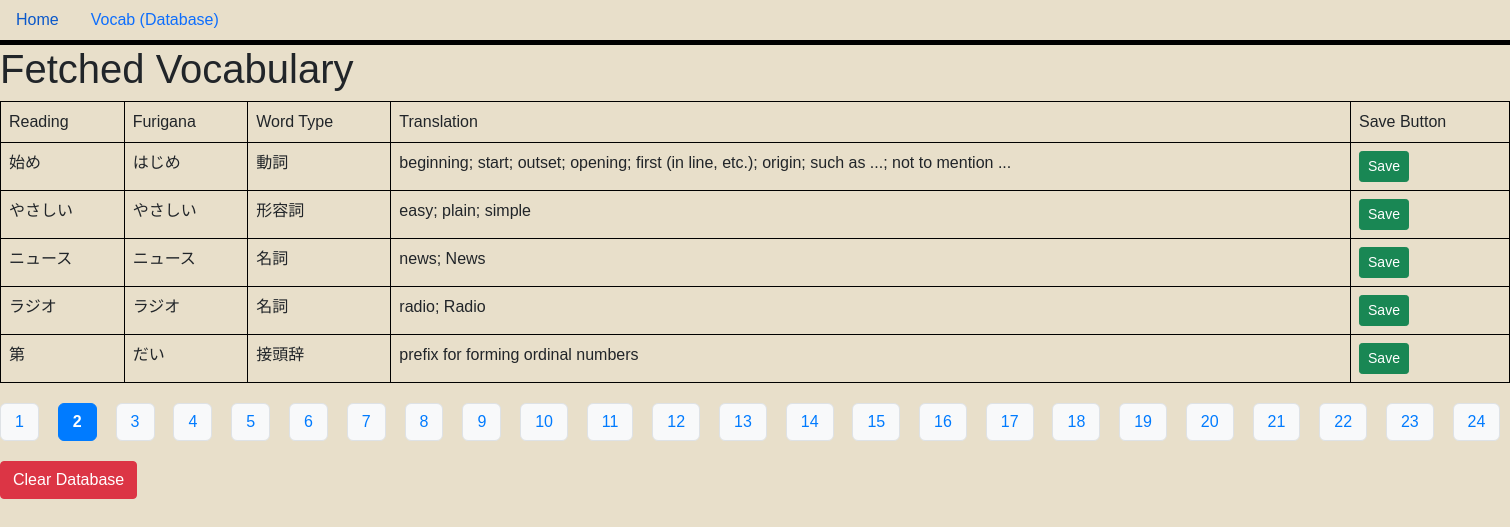
/?page=1, run on the app's committed database.
### main.py (models this page shows, shortened)
class Vocab(db.Model):
    id = db.Column(db.Integer, primary_key=True)
    readingJapanese = db.Column(db.String(50), nullable=False)
    wordType = db.Column(db.String(6), nullable=False)
    translation = db.Column(db.String(300), nullable=False)
    furigana = db.Column(db.String(100), nullable=True)

### main.py (the view, shortened to what this page needs)
@app.route("/", methods=["POST", "GET"])
def index():
    page = int(request.args.get("page", 0))
    per_page = 5
    def remove_saved_vocab(words):
        for vocab in words[:]:
            exists = SavedVocab.query.filter_by(
                readingJapanese=vocab.readingJapanese,
                wordType=vocab.wordType,
                translation=vocab.translation,
                furigana=vocab.furigana
            ).first()
            if exists:
                db.session.delete(vocab)
        db.session.commit()
    if request.method == "GET":
        total_words = Vocab.query.count()
        total_pages = (total_words + per_page - 1) // per_page
        page_numbers = list(range(total_pages))
        words = Vocab.query.offset(page * per_page).limit(per_page).all()
        for vocab in words:
            if not vocab.translation:
                result = data_proccessing_unit.get_jisho_translation(vocab.readingJapanese)
                translation = "; ".join(result["translations"]) if isinstance(result["translations"], list) else result["translations"]
                furigana = result["furigana"]
                vocab.translation = translation
                vocab.furigana = furigana
                db.session.commit()
        remove_saved_vocab(words)
        words = Vocab.query.offset(page * per_page).limit(per_page).all()
        next_page = page + 1
        prev_page = page - 1
        return render_template(
            "homepage.html",
            words=words,
            next_page=next_page,
            prev_page=prev_page,
            page=page,
            page_numbers=page_numbers,
            total_pages=total_pages
        )

### templates/homepage.html (shortened to what this page needs)
{% extends 'base.html' %}
{% block head %}
<link rel="stylesheet" href="../static/style.css">
{% endblock %}
{% block body %}
<div>
    <h1>Fetched Vocabulary</h1>
    {% if words|length > 0 %}
    <table class="table table-bordered">
        <tr>
            <td>Reading</td>
            <td>Furigana</td>
            <td>Word Type</td>
            <td>Translation</td>
            <td>Save Button</td>
        </tr>
        {% for item in words %}
        <tr>
            <td>{{ item.readingJapanese }}</td>
            <td>{{ item.furigana }}</td>
            <td>{{ item.wordType }}</td>
            <td>{{ item.translation }}</td>
            <td>
                <form method="post" action="/save_vocab" style="display:inline;">
                    <button type="submit" class="btn btn-success btn-sm">Save</button>
                </form>
            </td>
        </tr>
        {% endfor %}
    </table>
    <div class="pagination">
        {% for num in page_numbers %}
        {% if num == page %}
        <span class="active">{{ num + 1 }}</span>
        {% else %}
        <a href="/?page={{ num }}">{{ num + 1 }}</a>
        {% endif %}
        {% endfor %}
    </div>
    <form method="post" action="/clear" style="margin-top: 1em;">
        <button type="submit" class="btn btn-danger">Clear Database</button>
    </form>
    {% endif %}
</div>
{% endblock %}

### static/style.css (style rules this page uses)
body { background-color: #E8DFCA; font-family: Arial, sans-serif; margin: 0; padding: 0; }
.table-bordered, .table-bordered th, .table-bordered td { border: 1px solid #000 !important; }
.pagination { margin: 20px 0; text-align: center; }
.pagination a, .pagination span { display: inline-block; margin-right: 5mm; padding: 6px 14px; border-radius: 6px; background: #f8f9fa; color: #007bff; text-decoration: none; font-weight: 500; transition: background 0.2s, color 0.2s; border: 1px solid #dee2e6; }
.pagination .active { background: #007bff; color: #fff; font-weight: bold; border: 1px solid #007bff; cursor: default; }

### data on the page
Vocab: readingJapanese "始め", furigana "はじめ", wordType "動詞", translation "beginning; start; outset; opening; first (in line, etc.); origin; such as ...; not to mention ..."
Vocab: readingJapanese "やさしい", furigana "やさしい", wordType "形容詞", translation "easy; plain; simple"
Vocab: readingJapanese "ニュース", furigana "ニュース", wordType "名詞", translation "news; News"
Vocab: readingJapanese "ラジオ", furigana "ラジオ", wordType "名詞", translation "radio; Radio"
Vocab: readingJapanese "第", furigana "だい", wordType "接頭辞", translation "prefix for forming ordinal numbers"

### other printed values
{{ num + 1 }} "1" "3" "4" "5" "6" "7" "8" "9" "10" "11" "12" "13" "14" "15" "16" "17" "18" "19" "20" "21" "22" "23" "24"
{{ num + 1 }} "2"
